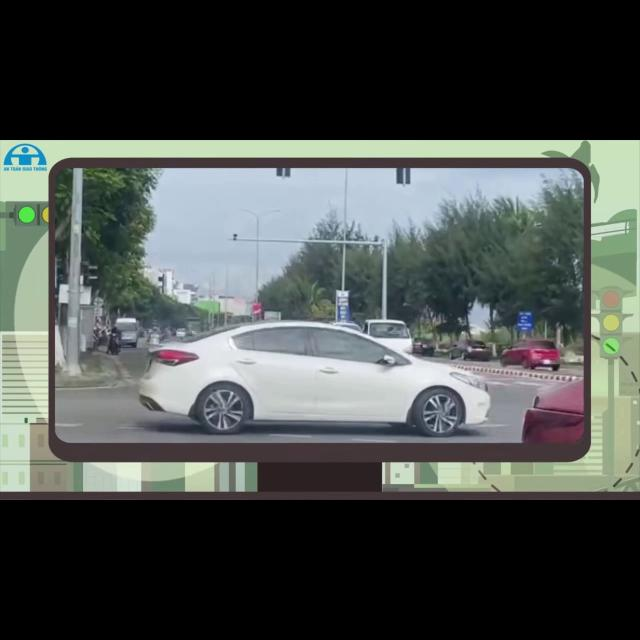
#> input picture data/Vietnam Traffic Vehicle Detectio.v1i.yolo26/test/images/test01_00000_jpg.rf.1d914d66ff1e60df15ac24177bedb965.jpg, 640 x 640 px
$ python -i core.py   (imports and definitions only)
#> lines starting #> are read from the running program, lines starting #| are printed output that depends on the picture
#> further down, picture is the input picture: shape (640, 640, 3); mean B, G, R 76.3, 78.8, 73.7
"""Lõi dùng chung cho toàn bộ tool của Thành viên 2.

Chỉ phụ thuộc numpy + opencv (chạy được trên Windows, Colab, Kaggle, không cần GPU).
- Bảng 11 lớp chuẩn (đúng thứ tự của hệ thống chấm)
- Đọc/ghi ảnh an toàn với đường dẫn có dấu/khoảng trắng trên Windows
- Đọc/ghi nhãn YOLO-seg
- Lớp Inst: một instance = mask cục bộ (cắt sát bbox) + toạ độ gốc
- Chuyển đổi polygon <-> mask, gộp nhiều mảnh thành 1 polygon
- Lọc vật quá nhỏ theo đúng ngưỡng của cuộc thi
- Giải quyết chồng lấn (Zero-Overlap) theo chiều sâu
- Perceptual hash để chống rò rỉ golden_val
"""
from __future__ import annotations

import json
import math
import os
import re
import time
from dataclasses import dataclass, field
from pathlib import Path

import sys

import cv2
import numpy as np

# Windows: console/pipe mặc định cp1258/cp1252 không in được tiếng Việt -> ép UTF-8, ký tự lạ thì thay thế (không crash)
# [5 lines not run here, left out]

# ----------------------------------------------------------------------------------------------- lớp
CLASSES = ['Car', 'Bus', 'Truck', 'Other vehicle', 'Motorcycle', 'Motorcyclist',
           'Bicycle', 'Cyclist', 'Pedestrian', 'Sign', 'Traffic light']
CAR, BUS, TRUCK, OTHER, MOTO, MOTORIST, BIKE, CYCLIST, PED, SIGN, LIGHT = range(11)
VEHICLES = {CAR, BUS, TRUCK, OTHER}
TWO_WHEEL = {MOTO, MOTORIST, BIKE, CYCLIST}
GROUND = {CAR, BUS, TRUCK, OTHER, MOTO, MOTORIST, BIKE, CYCLIST, PED}
ELEVATED = {SIGN, LIGHT}
GROUP = {CAR: 'veh', BUS: 'veh', TRUCK: 'veh', OTHER: 'veh', MOTO: 'tw', MOTORIST: 'tw', BIKE: 'tw',
         CYCLIST: 'tw', PED: 'ped', SIGN: 'sign', LIGHT: 'light'}
# Chiều cao thực tế xấp xỉ (mét) để ước lượng tỉ lệ khi Copy-Paste
PRIOR_HEIGHT_M = {CAR: 1.5, BUS: 3.2, TRUCK: 3.0, OTHER: 1.9, MOTO: 1.1, MOTORIST: 1.6,
                  BIKE: 1.0, CYCLIST: 1.7, PED: 1.65}
COLORS = [(75, 25, 230), (75, 180, 60), (25, 225, 255), (200, 130, 0), (48, 130, 245), (180, 30, 145),
          (240, 240, 70), (230, 50, 240), (60, 245, 210), (212, 190, 250), (128, 128, 0)]  # BGR

# Tên lớp ở các bộ dữ liệu công khai -> id chuẩn. "4"/"6" sẽ được nâng lên 5/7 nếu có người ngồi (pairing).
NAME_TO_ID = {
    'car': CAR, 'sedan': CAR, 'suv': CAR, 'taxi': CAR, 'van': CAR, 'pickup': CAR, 'pickup truck': CAR,
    'minivan': CAR, 'ambulance': CAR, 'o to': CAR, 'oto': CAR,
    'bus': BUS, 'coach': BUS, 'minibus': BUS,
    'truck': TRUCK, 'lorry': TRUCK, 'fire truck': TRUCK, 'dump truck': TRUCK,
    'other vehicle': OTHER, 'other_vehicle': OTHER, 'tricycle': OTHER, 'cyclo': OTHER, 'trailer': OTHER,
    'container': OTHER, 'construction vehicle': OTHER, 'tractor': OTHER, 'xich lo': OTHER, 'ba gac': OTHER,
    'motorcycle': MOTO, 'motorbike': MOTO, 'motor': MOTO, 'scooter': MOTO, 'moto': MOTO, 'xe may': MOTO,
    'motorcyclist': MOTORIST,
    'bicycle': BIKE, 'bike': BIKE, 'xe dap': BIKE,
    'cyclist': CYCLIST,
    'person': PED, 'pedestrian': PED, 'people': PED, 'rider': PED, 'human': PED,
    'sign': SIGN, 'traffic sign': SIGN, 'traffic_sign': SIGN, 'road sign': SIGN, 'stop sign': SIGN,
    'traffic light': LIGHT, 'traffic_light': LIGHT, 'trafficlight': LIGHT,
}

IMG_EXTS = {'.jpg', '.jpeg', '.png', '.bmp', '.webp'}


def norm_name(name):
    return re.sub(r'[\s_\-]+', ' ', str(name).strip().lower())


# [47 lines left out: functions name_to_id, imread, imwrite, list_images, label_rel_for, not called in this run]


def out_img_rel(img_rel):
    parts = [p.lower() for p in Path(img_rel).parts[:-1]]
    return Path(img_rel) if 'images' in parts else Path('images') / img_rel


# [42 lines left out: functions find_label, read_label_file, not called in this run]


def format_line(cls, pts_norm):
    pts = np.clip(np.asarray(pts_norm, dtype=np.float64), 0.0, 1.0)
    return str(int(cls)) + ' ' + ' '.join(f'{x:.6f} {y:.6f}' for x, y in pts)


# ----------------------------------------------------------------------------------------------- mask <-> polygon
# [86 lines left out: functions rasterize_local, tight, _bridge, mask_to_polygon, not called in this run]


# ----------------------------------------------------------------------------------------------- Instance
@dataclass(eq=False)  # so sánh theo đối tượng (không so mảng numpy)
class Inst:
    cls: int
    mask: np.ndarray          # bool, cục bộ, đã cắt sát
    ox: int
    oy: int
    conf: float = 1.0
    src: str = 'human'        # human | det | ov | merged | paste
    line: str | None = None   # dòng nhãn gốc: giữ nguyên nếu mask không đổi (không làm xấu polygon người vẽ)
    meta: dict = field(default_factory=dict)

    # [4 lines left out: function box, not called in this run]

    @property
    def area(self):
        return int(self.mask.sum())

    # [26 lines left out: functions full, crop, from_mask, from_polygon, not called in this run]

    def polygon_px(self):
        return mask_to_polygon(self.mask, self.ox, self.oy)

    # [52 lines left out: functions to_line, union_insts, mask_inter, box_iou, box_ioa, too_small, not called in this run]


def content_box(img, thr=10):
    """Vùng có nội dung thật (bỏ viền đen letterbox của Roboflow)."""
#> called with thr = 10
    g = cv2.cvtColor(img, cv2.COLOR_BGR2GRAY) if img.ndim == 3 else img
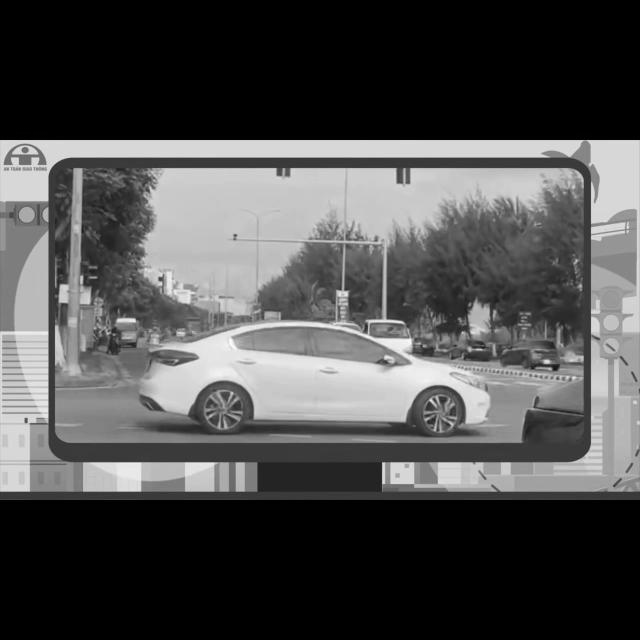
#> g: shape (640, 640); min 0, max 254, mean 77
    rows = np.flatnonzero(g.max(1) > thr)
#> rows = 360 values from 140 to 499
    cols = np.flatnonzero(g.max(0) > thr)
#> cols = 640 values from 0 to 639
    H, W = g.shape
#> H = 640; W = 640
    if len(rows) == 0 or len(cols) == 0:
        return 0, 0, W, H
    return int(cols[0]), int(rows[0]), int(cols[-1]) + 1, int(rows[-1]) + 1


# [65 lines left out: functions is_ego_hood, sanitize_inst, resolve_overlaps, not called in this run]


# ----------------------------------------------------------------------------------------------- perceptual hash
def phash(img, content=True):
    if content:
        x0, y0, x1, y1 = content_box(img)
#> x0 = 0; y0 = 140; x1 = 640; y1 = 500
        if (x1 - x0) > 16 and (y1 - y0) > 16:
            img = img[y0:y1, x0:x1]
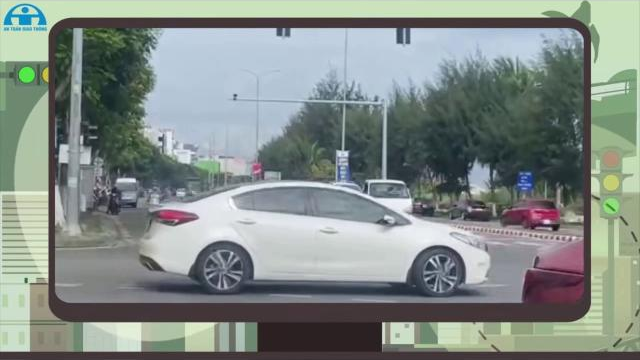
#> img: shape (360, 640, 3); mean B, G, R 135.5, 140, 131
    g = cv2.cvtColor(img, cv2.COLOR_BGR2GRAY) if img.ndim == 3 else img
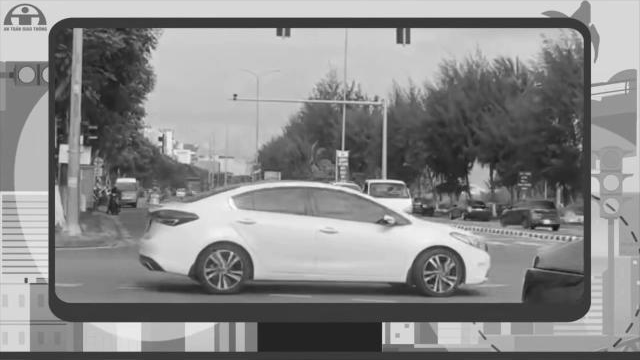
#> g: shape (360, 640); min 16, max 254, mean 136.8
    s = cv2.resize(g, (32, 32), interpolation=cv2.INTER_AREA).astype(np.float32)
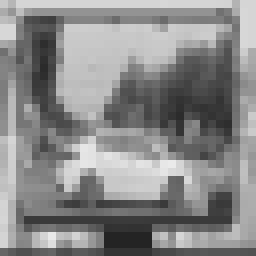
#> s: shape (32, 32) float32 (shown 8 times larger); min 36, max 234, mean 136.8
    d = cv2.dct(s)[:8, :8].flatten()
#> d = 64 values, max 4378.7 at index 0, min -334 at index 10, mean 90.58
    bits = d > np.median(d[1:])
    return int(''.join('1' if b else '0' for b in bits), 2)


class HashIndex:
    def __init__(self):
        self.hashes = np.zeros(0, np.uint64)
        self.names = []

    def add(self, h, name):
        self.hashes = np.append(self.hashes, np.uint64(h))
        self.names.append(name)

    # [42 lines left out: functions nearest, from_dir, write_data_yaml, class_counts_from_dir, not called in this run]


def save_json(path, obj):
    Path(path).parent.mkdir(parents=True, exist_ok=True)
    Path(path).write_text(json.dumps(obj, ensure_ascii=False, indent=2, default=str), encoding='utf-8')


def now():
    return time.strftime('%Y-%m-%d %H:%M:%S')


# [86 lines left out: functions parse_int_list, progress, load_src_map, _read_yaml_names, find_data_yaml, load_insts and 1 more, not called in this run]

>>> import cv2
>>> picture = cv2.imread('../../data/Vietnam Traffic Vehicle Detectio.v1i.yolo26/test/images/test01_00000_jpg.rf.1d914d66ff1e60df15ac24177bedb965.jpg')
>>> result = phash(picture)
#> result = 14956368155631993194

$ run again, on data/Vietnam Traffic Vehicle Detectio.v1i.yolo26/test/images/test01_00005_jpg.rf.f1c0f4f396b6f28aa34088308306b41e.jpg
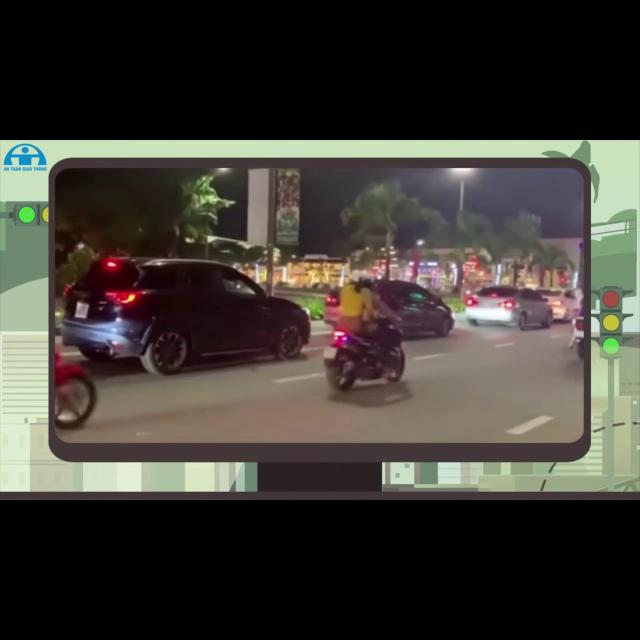
#> input picture data/Vietnam Traffic Vehicle Detectio.v1i.yolo26/test/images/test01_00005_jpg.rf.f1c0f4f396b6f28aa34088308306b41e.jpg, 640 x 640 px
#> picture is the input picture: shape (640, 640, 3); mean B, G, R 53.4, 59.4, 63.2
#> rows = 360 values from 140 to 499
#> cols = 640 values from 0 to 639
#> x0 = 0; y0 = 140; x1 = 640; y1 = 500
#> in phash, `g = cv2.cvtColor(img, cv2.COLOR_BGR2GRAY) if img.ndim == 3 else img`:
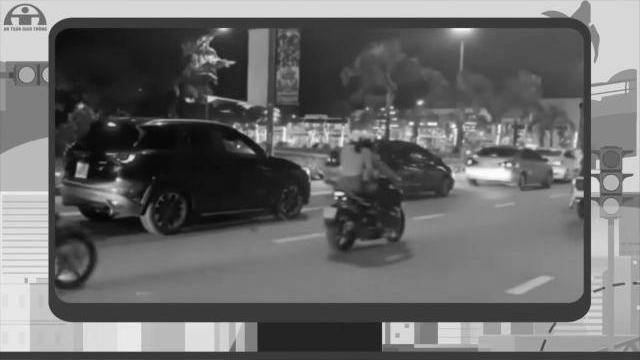
#> g: shape (360, 640); min 5, max 254, mean 106.4
#> in phash, `s = cv2.resize(g, (32, 32), interpolation=cv2.INTER_AREA).astype(np.fl..`:
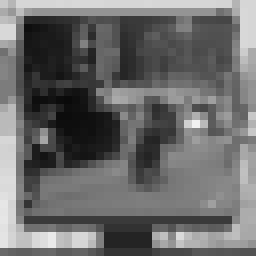
#> s: shape (32, 32) float32 (shown 8 times larger); min 10, max 241, mean 106.4
#> d = 64 values, max 3403.6 at index 0, min -322.1 at index 1, mean 87.46
#> result = 13693973047979655408

$ run again, on data/Vietnam Traffic Vehicle Detectio.v1i.yolo26/test/images/test01_00007_jpg.rf.0fc7efa05def4019715b664eec6298ff.jpg
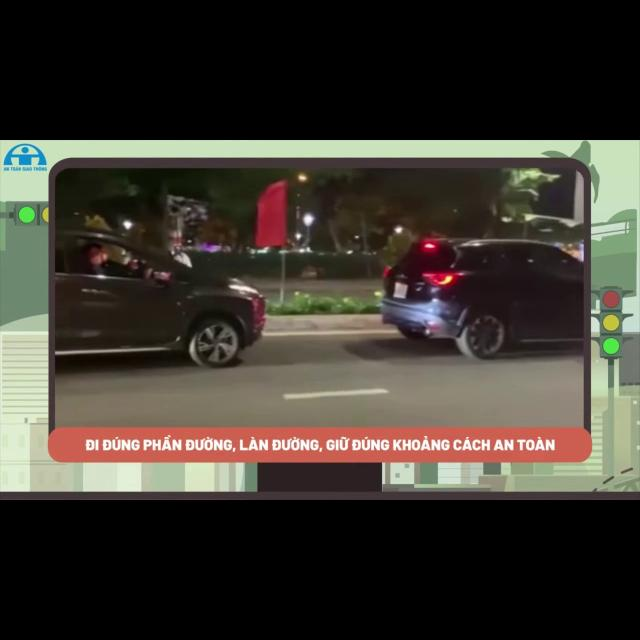
#> input picture data/Vietnam Traffic Vehicle Detectio.v1i.yolo26/test/images/test01_00007_jpg.rf.0fc7efa05def4019715b664eec6298ff.jpg, 640 x 640 px
#> picture is the input picture: shape (640, 640, 3); mean B, G, R 48.5, 56.5, 61.5
#> rows = 360 values from 140 to 499
#> cols = 640 values from 0 to 639
#> x0 = 0; y0 = 140; x1 = 640; y1 = 500
#> in phash, `g = cv2.cvtColor(img, cv2.COLOR_BGR2GRAY) if img.ndim == 3 else img`:
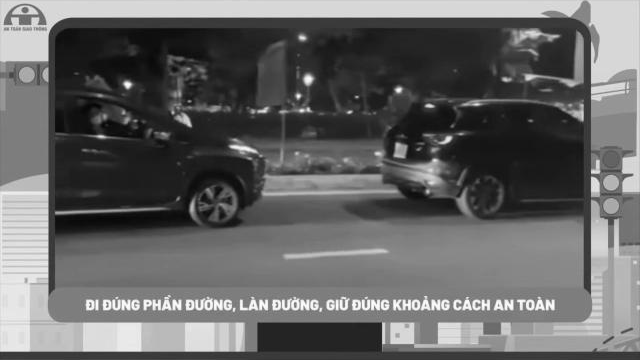
#> g: shape (360, 640); min 5, max 254, mean 101.4
#> in phash, `s = cv2.resize(g, (32, 32), interpolation=cv2.INTER_AREA).astype(np.fl..`:
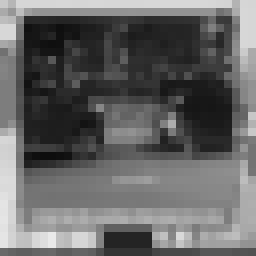
#> s: shape (32, 32) float32 (shown 8 times larger); min 13, max 233, mean 101.4
#> d = 64 values, max 3245.8 at index 0, min -642.2 at index 8, mean 88.36
#> result = 13775070478228047297
